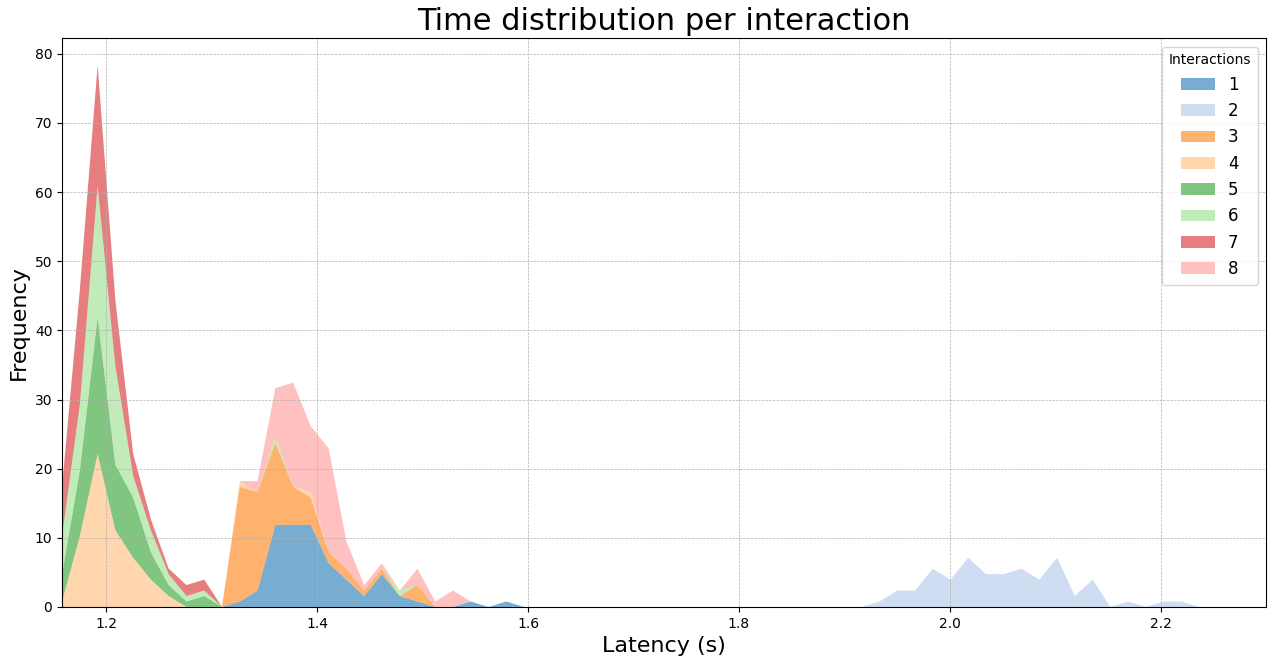

Generate this figure with Python:
import pandas as pd
import matplotlib.pyplot as plt
import numpy as np

# Importar dados do arquivo CSV
df = pd.read_csv('testes\\dataPlot\\chatbot\\translated\\chatbot_dados.csv')

# Definir cores utilizando uma paleta mais ampla do Matplotlib
unique_interactions = df['Interacao'].unique()
colors = plt.get_cmap('tab20').colors  # Usando a paleta 'tab20' para mais cores

# Configurações do gráfico
plt.figure(figsize=(14, 8))  # Tamanho ajustado para 14x8 para melhor visualização

# Preparar dados para o stackplot
time_bins = np.linspace(df['Tempo_execucao'].min(), df['Tempo_execucao'].max(), 100)
densities = []

# Calcular densidades para cada interação
for interaction in unique_interactions:
    execution_times = df[df['Interacao'] == interaction]['Tempo_execucao']
    density, _ = np.histogram(execution_times, bins=time_bins, density=True)
    densities.append(density)

# Convertendo densidades para um array numpy
densities = np.array(densities)

# Criar o stackplot com ajustes visuais
plt.stackplot(time_bins[:-1], densities, labels=unique_interactions, colors=colors, alpha=0.6, baseline='zero')

# Ajustes dos eixos
plt.xlim(df['Tempo_execucao'].min(), 2.3)  # Remover limite rígido de 2.3
# plt.ylim(0, np.max(densities) * 1.1)  # Ajuste do eixo Y para mostrar 10% acima do valor máximo

# Configurações do gráfico
plt.title('Time distribution per interaction', fontsize=22)
plt.xlabel('Latency (s)', fontsize=16)
plt.ylabel('Frequency', fontsize=16)
plt.grid(True, which='both', linestyle='--', linewidth=0.5)
plt.legend(title='Interactions', fontsize=12)
plt.tight_layout()

# Mostrar o gráfico
plt.show()
